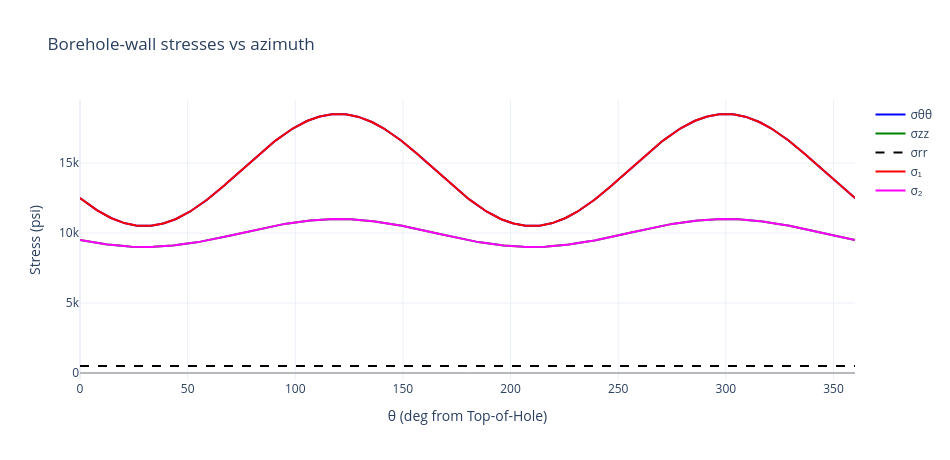

The notebook cell saved with this chart:
### Markdown cell above
## Cartesian view — stress vs azimuth

### Code cell
theta_deg = theta  # deg from Top-of-Hole

fig = go.Figure()
fig.add_trace(go.Scatter(x=theta_deg, y=wall.sigma_tt, mode="lines",
                         name="σθθ", line=dict(color="blue")))
fig.add_trace(go.Scatter(x=theta_deg, y=wall.sigma_zz, mode="lines",
                         name="σzz", line=dict(color="green")))
fig.add_trace(go.Scatter(x=theta_deg, y=wall.sigma_rr, mode="lines",
                         name="σrr", line=dict(color="black", dash="dash")))
fig.add_trace(go.Scatter(x=theta_deg, y=principals.sigma_1, mode="lines",
                         name="σ₁", line=dict(color="red", width=2)))
fig.add_trace(go.Scatter(x=theta_deg, y=principals.sigma_2, mode="lines",
                         name="σ₂", line=dict(color="magenta", width=2)))
fig.add_hline(y=0, line=dict(color="gray", width=1))
fig.update_layout(
    title="Borehole-wall stresses vs azimuth",
    xaxis=dict(title="θ (deg from Top-of-Hole)", range=[0, 360]),
    yaxis_title="Stress (psi)", template="plotly_white",
    height=460, width=950,
)
fig.show()

### Figure 1 — Plotly figure (JSON) as saved in the notebook; plotly's stock layout.template omitted (floating-point values rounded to 4 significant figures; data arrays with more than 128 entries replaced by an {"elided": "..."} marker saying what was removed)
{"data": [{"line": {"color": "blue"}, "mode": "lines", "name": "σθθ", "type": "scatter", "x": {"elided": "361 float values"}, "y": {"elided": "361 float values"}}, {"line": {"color": "green"}, "mode": "lines", "name": "σzz", "type": "scatter", "x": {"elided": "361 float values"}, "y": {"elided": "361 float values"}}, {"line": {"color": "black", "dash": "dash"}, "mode": "lines", "name": "σrr", "type": "scatter", "x": {"elided": "361 float values"}, "y": {"elided": "361 float values"}}, {"line": {"color": "red", "width": 2}, "mode": "lines", "name": "σ₁", "type": "scatter", "x": {"elided": "361 float values"}, "y": {"elided": "361 float values"}}, {"line": {"color": "magenta", "width": 2}, "mode": "lines", "name": "σ₂", "type": "scatter", "x": {"elided": "361 float values"}, "y": {"elided": "361 float values"}}], "layout": {"height": 460, "shapes": [{"line": {"color": "gray", "width": 1}, "type": "line", "x0": 0, "x1": 1, "xref": "x domain", "y0": 0, "y1": 0, "yref": "y"}], "title": {"text": "Borehole-wall stresses vs azimuth"}, "width": 950, "xaxis": {"range": [0, 360], "title": {"text": "θ (deg from Top-of-Hole)"}}, "yaxis": {"title": {"text": "Stress (psi)"}}}}
